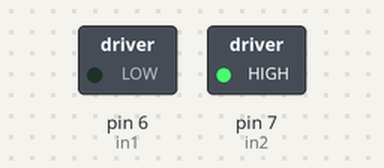
Recording of a sketch running on a simulated Arduino Uno, built with avr-gcc and run on an emulated ATmega328P. On the bench: switched loads named in the sketch (green lamp = pin HIGH).

Above: at 0.1 s.
Timing chart, 0 to 1.6 s (numbered marks = the images above):
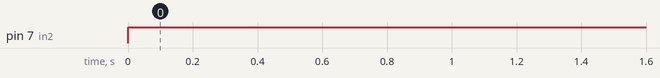

Measured:
- by itself, pin 7 (in2): LOW → HIGH at 0.00 s

The sketch:

programa.ino
```cpp
#define in1 6     // Control pin 1 para motor 1
#define in2 7     // Control pin 2 para motor 1

int i=0;
int retardo=0;
int variacion=0;
double grados=0;

void setup()
   {
   // inicializar puerto serie
   Serial.begin(9600);
        pinMode( in1, OUTPUT);
        pinMode( in2, OUTPUT);


        digitalWrite(in1, LOW);     // paramos motor 1
        digitalWrite(in2, LOW);

   }
void loop()
   {

        analogWrite(in2, 255);     // Arrancamos motor 1 para que sople hacia abajo
        digitalWrite(in1, LOW);
   }
```
